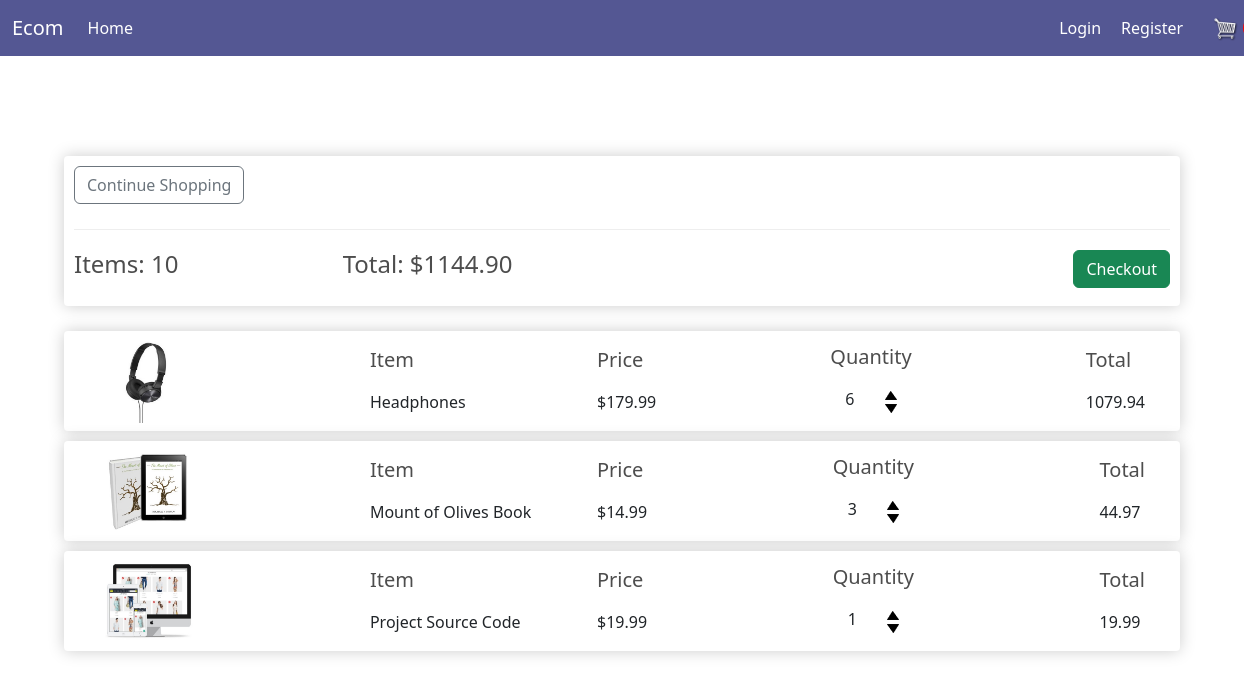
The app's page /cart/ (signed in) with its own data.
### store/models.py (models this page shows, shortened)
class Order(models.Model):
    customer = models.ForeignKey(Customer, null=True, blank=True, on_delete=models.SET_NULL)
    date_ordered = models.DateField(auto_now_add=True)
    complete = models.BooleanField(default=False)
    transaction_id = models.CharField(max_length=100, null=True)
    @property
    def get_cart_total(self):
        Orderitems = self.orderitem_set.all()
        total = sum([item.get_total for item in Orderitems])
        return total
    @property
    def get_cart_items(self):
        Orderitems = self.orderitem_set.all()
        total = sum([item.quantity for item in Orderitems])
        return total

class OrderItem(models.Model):
    product = models.ForeignKey(Product, null=True, on_delete=models.SET_NULL)
    order = models.ForeignKey(Order, null=True, on_delete=models.SET_NULL)
    quantity = models.IntegerField(null=True, default=0, blank=True)
    date_added = models.DateTimeField(auto_now_add=True)
    @property
    def get_total(self):
        total = self.product.price *    self.quantity
        return total

class Product(models.Model):
    name = models.CharField(max_length=200, null=True)
    price = models.DecimalField(max_digits=7, decimal_places=2)
    digital = models.BooleanField(default=False, null=True, blank=False)
    image = models.ImageField(null=True, blank=True)
    @property
    def image_url(self):
        try:
            url = self.image.url
        except:
            url = ''
        return url

### store/views.py (the view)
# urls.py: path('cart/', views.cart, name = 'cart'),
def cart(request):
    cart_data = cartData(request)
    items = cart_data['items']
    order = cart_data['order']
    cart_items = cart_data['cart_items']
    context = {'items': items, 'order': order, 'cart_items': cart_items}
    return render(request, 'store/cart.html', context)

### store/utils.py (called while the page is built)
def cartData(request):
    if request.user.is_authenticated:
        customer = request.user.customer
        order, created = Order.objects.get_or_create(customer=customer, complete = False)
        items = order.orderitem_set.all()
        cart_items = order.get_cart_items
    else:
        cookieData = cookieCart(request)
        cart_items = cookieData['cart_items']
        order = cookieData['order']
        items = cookieData['items']
    return {'items': items, 'order': order, 'cart_items': cart_items}

### store/templates/store/cart.html
{% extends 'store/main.html' %}
{% load static %}
{% block content %}
    <div class="top-part box-element">
        <div class="out-of-cart">
            <a class="btn btn-outline-secondary" href="{% url 'store' %}">Continue Shopping</a>
        </div>
        <div class="checkout-summary">
            <div class="item-summary">
                <h4>Items: {{order.get_cart_items}}</h4>
                <h4>Total: ${{order.get_cart_total|floatformat:2}}</h4>
            </div>
            <div class="checkout-btn">
                <a class="btn btn-success" href="{% url 'checkout' %}">Checkout</a>
            </div>
        </div>
    </div>
    {% for item in items %}
        <div class="cart-item-info box-element">
            <div class="item">
                <img src="{{item.product.image_url}}" alt="">
                <div class="item-name">
                    <h5>Item</h5>
                    <span>{{item.product.name}}</span>
                </div>
            </div>
            <div class="item-count-info">
                <div class="price-info">
                    <h5>Price</h5>
                    <span>${{item.product.price}}</span>
                </div>
                <div class="quantity">
                    <h5>Quantity</h5>
                    <div class="quatity-input">
                        <span>{{item.quantity}}</span>
                        <div class="quantity-buttons">
                            <img data-product={{item.product.id}} data-action = "add" src="{% static 'images/arrow-up.png' %}" alt="" class="change-quantity update-cart">
                            <img data-product={{item.product.id}}  data-action = "remove" src="{% static 'images/arrow-down.png' %}" alt="" class="change-quantity update-cart">
                        </div>
                    </div>
                </div>
                <div class="total">
                    <h5>Total</h5>
                    <span>{{item.get_total|floatformat:2}}</span>
                </div>
            </div>
        </div>
    {% endfor %}
{% endblock %}

### static/css/main.css (style rules this page uses)
body { background-color: hsl(0, 0%, 98%); }
h1,h2,h3,h4,h5,h6 { color:hsl(0, 0%, 30%); }
.box-element { box-shadow:hsl(0, 0%, 80%) 0 0 16px; background-color: #fff; border-radius: 4px; padding: 10px; }
.top-part { font-size:1rem; width: 100%; height: 150px; margin-bottom: 25px; box-shadow: 2px grey; margin-top: 100px; }
.top-part a { margin-bottom: 25px; }
.out-of-cart { width: 100%; margin-bottom: 20px; border-bottom: 1px solid #eee; }
.checkout-summary { display: flex; justify-content: space-between; }
.item-summary { width: 40%; display: flex; justify-content: space-between; }
.item img { width: 150px; }
.cart-item-info { font-size: 1rem; align-items: center; width: 100%; height: 100px; display: flex; justify-content: space-between; margin-bottom: 10px; }
.cart-item-info .item { align-items: center; width:45%; display: flex; justify-content: space-between; }
.item-name { width: 40%; text-align: left }
.cart-item-info .item-count-info { align-items: center; width: 50%; display: flex; justify-content: space-between; margin-right: 25px; }
.cart-item-info span { font-weight: lighter; font-size:1rem; }
.cart-item-info h5 { padding-bottom: 10px; }
.change-quantity { width: 12px; cursor: pointer; display: block; margin: 4px 0; }
.quatity-input { display: flex; justify-content: space-around; text-align: left; }

### records on screen
Order: get_cart_items "10", get_cart_total "1144.90"
OrderItem: product.image_url (picture), product.name "Headphones", product.price "179.99", quantity "6", get_total "1079.94"
OrderItem: product.image_url (picture), product.name "Mount of Olives Book", product.price "14.99", quantity "3", get_total "44.97"
OrderItem: product.image_url (picture), product.name "Project Source Code", product.price "19.99", quantity "1", get_total "19.99"
